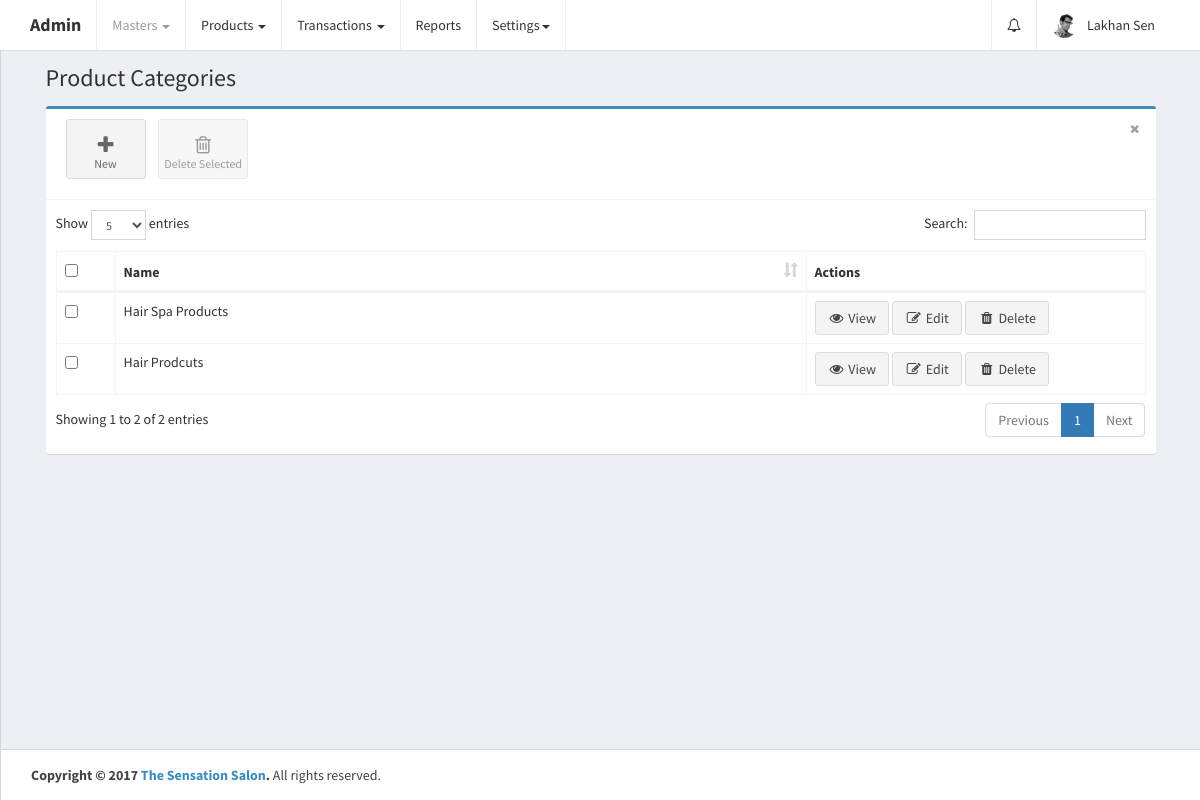
/home.php?controller=productcategory&action=getcategories (signed in), run on an earlier commit of the app's database.
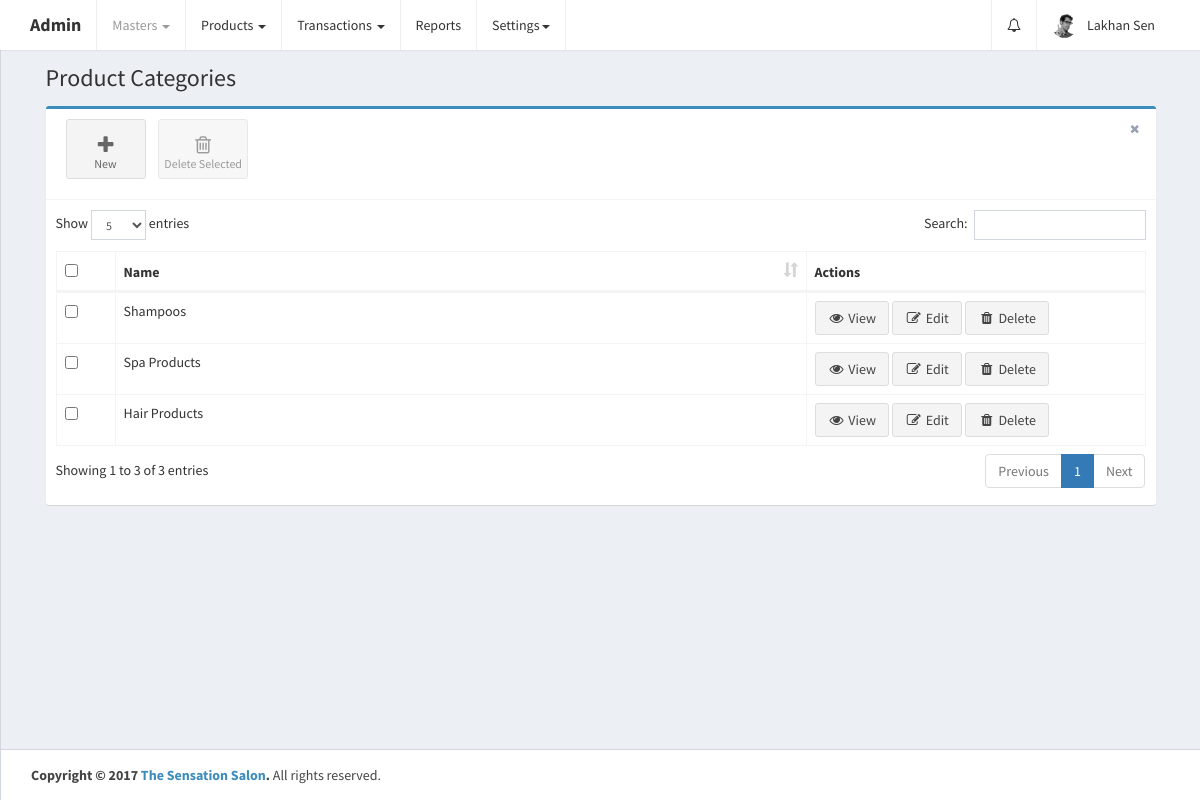
And on a later commit of the database.
### tables this page shows
CREATE TABLE `product_categories` (
  `id` int(11) UNSIGNED NOT NULL,
  `parent_id` int(11) NOT NULL,
  `name` varchar(255) NOT NULL,
  `is_deleted` tinyint(1) NOT NULL DEFAULT '0',
  `created_at` datetime NOT NULL DEFAULT CURRENT_TIMESTAMP,
  `updated_at` datetime NOT NULL DEFAULT CURRENT_TIMESTAMP ON UPDATE CURRENT_TIMESTAMP
);

### home.php (called while the page is built, shortened)
<?php
require_once 'config/database.php';
if (isset($_GET['controller']) || isset($_GET['action'])) {
    if (isset($_GET['controller']))
        $controller = ucfirst($_GET['controller']);
    if (isset($_GET['action']))
        $action = $_GET['action'];
} else {
    $controller = 'Home';
    $action = 'index';
}
require_once 'config/routes.php';
?>

### controllers/ProductcategoryController.php (called while the page is built, shortened)
<?php
class ProductcategoryController {
    public $productcategoryobj;
    public $ex_ins_staff_members_nots;
    public function __construct() {
        require_once 'models/ProductCategory.php';
        $this->productcategoryobj = new ProductCategory();
        $this->ex_ins_staff_members_nots = array();
    }
    public function getcategories() {
        $page_header = 'Product Categories';
        $product_categories_res = $this->productcategoryobj->getcategories();
        if ($product_categories_res->num_rows > 0) {
            while ($product_category = $product_categories_res->fetch_assoc()) {
                $product_category['name'] = ucwords($product_category['name']);
                $product_categories[] = $product_category;
            }
        }
        $ex_ins_staff_members_nots = $this->ex_ins_staff_members_nots;
        require_once APP_DIR . '/views/layout.php';
    }
}
?>

### config/Database.php (called while the page is built)
<?php
class Database {
    public function connect() {
        $conn = new mysqli('localhost', 'root', '', 'thesensationbeautycentre');
        if ($conn->connect_error) {
            die("Connection failed: " . $conn->connect_error);
        } else {
            return $conn;
        }
    }
}
?>

### models/ProductCategory.php (called while the page is built, shortened)
<?php
class ProductCategory {
    public $conn;
    public function __construct() {
        $db = new Database();
        $this->conn = $db->connect();
    }
    public function getcategories() {
        $product_categories_res = $this->conn->query('SELECT * FROM product_categories WHERE is_deleted!="1" ORDER BY id DESC');
        return $product_categories_res;
    }
}
?>

### views/product_categories.php (the view, shortened to what this page needs)
<link rel="stylesheet" href="public/plugins/datatables/dataTables.bootstrap.css">
<div class="row">
    <div class="col-xs-12">
        <div class="box box-primary">
            <div class="box-header with-border">
                <a class="btn btn-app" href="#add_edit_modal" data-toggle="modal">
                    <i class="fa fa-plus"></i> New
                </a>
                <button class="btn btn-app" id="delete_selected">
                    <i class="fa fa-trash-o"></i> Delete Selected
                </button>
                <div class="box-tools pull-right">
                    <button type="button" class="btn btn-box-tool" data-widget="remove"><i class="fa fa-times"></i></button>
                </div>
            </div>
            <div class="box-body">
                <div class="table-responsive">
                    <table id="product_categories_table" class="table table-bordered table-hover" role="grid" aria-describedby="product_categories_table_info">
                        <thead>
                            <tr>
                                <th data-orderable="false" width="20px">
                                    <input type="checkbox" class="select-all">
                                </th>
                                <th>Name</th>
                                <th data-orderable="false" width="300px">Actions</th>
                            </tr>
                        </thead>
                        <?php
                        if (isset($product_categories)) {
                            if (count($product_categories) > 0) {
                                ?>
                                <tbody>
                                    <?php
                                    foreach ($product_categories as $product_category) {
                                        ?>
                                        <tr id="tr_<?php echo $product_category['id']; ?>">
                                            <td><input type="checkbox" name="select_product_categories[]" data-id="<?php echo $product_category['id']; ?>"></td>
                                            <td><?php echo ucwords($product_category['name']); ?></td>
                                            <td>
                                                <a href="" class="view btn btn-default" data-id="<?php echo $product_category['id']; ?>"><i class="fa fa-fw fa-eye"></i> View</a>
                                                <a href="" class="edit btn btn-default" data-id="<?php echo $product_category['id']; ?>"><i class="fa fa-fw fa-pencil-square-o"></i> Edit</a>
                                                <a href="" class="delete btn btn-default" data-id="<?php echo $product_category['id']; ?>"><i class="fa fa-fw fa-trash"></i> Delete</a>
                                            </td>
                                        </tr>
                                        <?php
                                    }
                                    ?>
                                </tbody>
                                <?php
                            }
                        }
                        ?>
                    </table>
                </div>
            </div>
        </div>
    </div>
</div>

### config/routes.php (shortened to what this page needs)
<?php
$controllers = array(
    'Error' => ['index'],
    'Home' => ['index'],
    'Brand' => ['getBrands', 'addBrand', 'getBrand', 'updateBrand', 'deleteBrand', 'checkNameExist'],
    'Customer' => ['getCustomers', 'getCustomer', 'addCustomer', 'updateCustomer', 'deleteCutomer'],
    'Staff' => ['getstaffmembers', 'addstaff', 'getstaffmember', 'updatestaff', 'deletestaff'],
    'Accountgroup' => ['getall', 'get', 'add', 'getParentName', 'update', 'deleteacgroup', 'checkNameExist'],
    'Productcategory' => ['getcategories', 'addcategory', 'getcategory', 'updatecategory', 'deletecategory', 'checkNameExist'],
    'Product' => ['getproducts', 'getproduct', 'addproduct', 'updateproduct', 'deleteproduct', 'findProductByTerm', 'checkProductNameExist', 'checkQty', 'checkQtyForPurhase'],
    'Purchase' => ['getbills', 'checkInovieExist', 'add', 'findLedgerByTerm', 'checkLedgerNameExist'],
    'Sale' => ['getbills', 'checkInovieExist', 'add', 'findLedgerByTerm', 'checkLedgerNameExist'],
    'Creditnotes' => ['getall', 'add', 'checkCreditNoteExist'],
    'Debitnotes' => ['getall', 'add', 'checkDebitNoteExist'],
    'Contra' => ['getall', 'add', 'checkDebitNoteExist'],
    'Journal' => ['getall', 'add', 'getAllAccounts', 'checkLedgerNameExist'],
);
if (array_key_exists($controller, $controllers)) {
    if (in_array($action, $controllers[$controller])) {
        switch ($controller) {
            case 'Productcategory':
                $controller = new ProductcategoryController();
                break;
        }
        $controller->$action();
    } else {
        require_once APP_DIR . '/controllers/ErrorController.php';
        $controller = new ErrorController();
        $action = 'index';
        $controller->$action();
    }
} else {
    require_once APP_DIR . '/controllers/ErrorController.php';
    $controller = new ErrorController();
    $action = 'index';
    $controller->$action();
}
?>

### views/layout.php (shortened to what this page needs)
<!DOCTYPE html>
<html>
    <head>
        <link href="public/plugins/bootstrap/css/bootstrap.min.css" rel="stylesheet">
        <link href="public/css/font-awesome.min.css" rel="stylesheet">
        <link href="public/css/admin.css" rel="stylesheet">
        <link href="public/css/skin-black-light.min.css" rel="stylesheet">
    </head>
    <body class="hold-transition skin-black-light layout-top-nav">
        <div class="wrapper">
            <header class="main-header">
                <nav class="navbar navbar-static-top">
                    <div class="container">
                        <div class="navbar-header">
                            <a href="home.php" class="navbar-brand"><b>Admin</b></a>
                        </div>
                        <div class="collapse navbar-collapse pull-left" id="navbar-collapse">
                            <ul class="nav navbar-nav">
                                <li class="dropdown active">
                                    <a href="#" class="dropdown-toggle" data-toggle="dropdown">Masters <span class="caret"></span></a>
                                </li>
                                <li class="dropdown">
                                    <a href="#" class="dropdown-toggle" data-toggle="dropdown">Products <span class="caret"></span></a>
                                </li>
                                <li class="dropdown">
                                    <a href="#" class="dropdown-toggle" data-toggle="dropdown">Transactions <span class="caret"></span></a>
                                </li>
                                <li>
                                    <a href="#">Reports</a>
                                </li>
                                <li class="dropdown">
                                    <a href="#" class="dropdown-toggle" data-toggle="dropdown">Settings<span class="caret"></span></a>
                                </li>
                            </ul>
                        </div>
                        <div class="navbar-custom-menu">
                            <ul class="nav navbar-nav">
                                <?php
                                if (isset($ex_ins_staff_members_nots)) {
                                    ?>
                                    <li class="dropdown notifications-menu">
                                        <a href="#" class="dropdown-toggle" data-toggle="dropdown">
                                            <i class="fa fa-bell-o"></i>
                                        </a>
                                    </li>
                                    <?php
                                }
                                ?>
                                <li class="dropdown user user-menu">
                                    <a href="#" class="dropdown-toggle" data-toggle="dropdown">
                                        <img src="public/images/user2-160x160.jpg" class="user-image" alt="User Image">
                                        <span class="hidden-xs"><?php echo ucwords($_SESSION['admin']); ?></span>
                                    </a>
                                </li>
                            </ul>
                        </div>
                    </div>
                </nav>
            </header>
            <div class="content-wrapper">
                <div class="container">
                    <section class="content-header">
                        <h1><?php echo $page_header; ?></h1>
                    </section>
                    <section class="content">
                        <?php
                        include_once APP_DIR . $view_file;
                        ?>
                    </section>
                </div>
            </div>
            <footer class="main-footer">
                <div class="container">
                    <strong>Copyright &copy; 2017 <a href="http://www.sensationsalon.in/">The Sensation Salon</a>.</strong> All rights
                    reserved.
                </div>
            </footer>
        </div>
    </body>
</html>

### views/product_categories.php (style rules this page uses)
.table-responsive { overflow-x: initial; }

What changed in the data, as far as the page shows it:
removed product_categories: name "Hair Spa Products"
removed product_categories: name "Hair Prodcuts"
added product_categories: name "Shampoos"
added product_categories: name "Spa Products"
added product_categories: name "Hair Products"
Also different on the page:
text written by a page script: "Show entries Search: Showing 1 to 2 of 2 entries Previous 1 Next" → "Show entries Search: Showing 1 to 3 of 3 entries Previous 1 Next"
